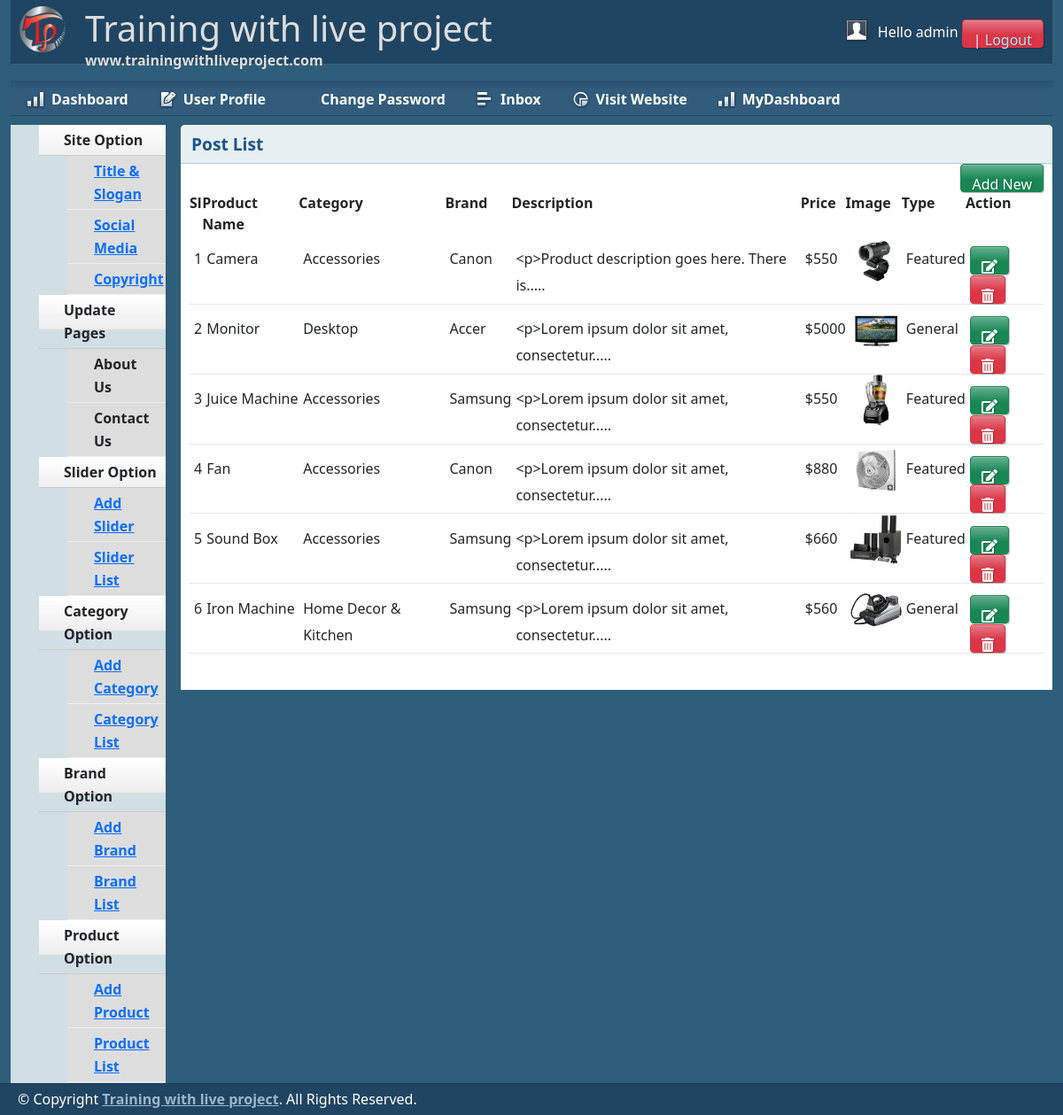
The page /admin/productlist.php (signed in) on the database its author committed.
### tables this page shows
CREATE TABLE `tbl_product` (
  `productId` int(11) NOT NULL,
  `productName` varchar(255) NOT NULL,
  `catId` int(11) NOT NULL,
  `brandId` int(11) NOT NULL,
  `body` text NOT NULL,
  `price` float NOT NULL,
  `image` varchar(255) NOT NULL,
  `type` tinyint(4) NOT NULL DEFAULT 0
);

CREATE TABLE `tbl_category` (
  `catId` int(11) NOT NULL,
  `catName` varchar(255) NOT NULL
);

CREATE TABLE `tbl_brand` (
  `brandId` int(11) NOT NULL,
  `brandName` varchar(255) NOT NULL
);

### lib/Database.php (called while the page is built, shortened)
<?php
class Database
{
    public $host   = DB_HOST;
    public $user   = DB_USER;
    public $pass   = DB_PASS;
    public $dbname = DB_NAME;
    public $link;
    private function connectDB()
    {
        $this->link = new mysqli(
            $this->host,
            $this->user,
            $this->pass,
            $this->dbname
        );
    }
    public function select($query)
    {
        $result = $this->link->query($query) or
        die($this->link->error . __LINE__);
        if ($result->num_rows > 0) {
            return $result;
        } else {
            return false;
        }
    }
}

### classes/Product.php (called while the page is built, shortened)
<?php
$filepath = realpath(dirname(__FILE__));
include_once($filepath.'/../lib/Database.php');
include_once($filepath.'/../helpers/Format.php');
 ?>
<?php
class Product
{
    private $db;
    public function __construct()
    {
        $this->db = new Database();
    }
    public function getAllProduct()
    {
        $query = "SELECT p.*, c.catName, b.brandName
                    FROM tbl_product AS p, tbl_category AS c, tbl_brand AS b
                    WHERE p.catId = c.catId AND p.brandId = b.brandId
                    ORDER BY p.productId DESC";
        $result = $this->db->select($query);
        return $result;
    }
}

### helpers/Format.php (called while the page is built, shortened)
<?php
class Format
{
    public function textShorten($text, $limit = 400)
    {
        $text = $text . " ";
        $text = substr($text, 0, $limit);
        $text = substr($text, 0, strrpos($text, ' '));
        $text = $text . ".....";
        return $text;
    }
}

### admin/productlist.php (the view, shortened to what this page needs)
<?php include 'inc/header.php';?>
<?php include 'inc/sidebar.php';?>
<?php include '../classes/Product.php'; ?>
<?php include_once '../helpers/Format.php'; ?>
<?php
$pd = new Product();
$fm = new Format();
 ?>
<div class="grid_10">
    <div class="box round first grid">
        <h2>Post List</h2>
				 <a href="productadd.php" class="btn btn-success pull-right">Add New</a>
        <div class="block">
            <table class="data display datatable" id="example">
			<thead>
				<tr>
					<th>Sl</th>
					<th>Product Name</th>
					<th>Category</th>
					<th>Brand</th>
					<th>Description</th>
					<th>Price</th>
					<th>Image</th>
					<th>Type</th>
					<th>Action</th>
				</tr>
			</thead>
			<tbody>
				<?php
                $getPd = $pd->getAllProduct();
                if ($getPd) {
                    $i=0;
                    while ($result = $getPd->fetch_assoc()) {
                        $i++; ?>
				<tr class="odd gradeX">
					<td><?php echo $i; ?></td>
					<td><?php echo $result['productName']; ?></td>
					<td><?php echo $result['catName']; ?></td>
					<td><?php echo $result['brandName']; ?></td>
					<td><?php echo $fm->textShorten($result['body'], 50); ?></td>
					<td>$<?php echo $result['price']; ?></td>
					<td><img src="<?php echo $result['image']; ?>" height="40px" width="60px"></td>
					<td>
						<?php
                        if ($result['type']==0) {
                            echo "Featured";
                        } else {
                            echo "General";
                        } ?>
						</td>
					<td><a class="btn btn-success" href="productedit.php?proid=<?php echo $result['productId']; ?>"><i class="fas fa-edit"></i></a>  <a class="btn btn-danger" onclick="return confirm('Are you sure to delete this?')" href="?delpro=<?php echo $result['productId']; ?>"><i class="fas fa-trash-alt"></i></a></td>
				</tr>
				<?php
                    }
                } ?>
			</tbody>
		</table>
       </div>
    </div>
</div>
<?php include 'inc/footer.php';?>

### admin/css/text.css (style rules this page uses)
body { font: 13px/1.5 Tahoma, Helvetica, Arial, 'Liberation Sans', FreeSans, sans-serif; }
h2 { font-size: 23px; }
p, dl, hr, h1, h2, h3, h4, h5, h6, ol, ul, pre, table, address, fieldset { margin-bottom: 20px; }

### admin/css/grid.css (style rules this page uses)
.grid_1, .grid_2, .grid_3, .grid_4, .grid_5, .grid_6, .grid_7, .grid_8, .grid_9, .grid_10, .grid_11, .grid_12, .grid_13, .grid_14, .grid_15, .grid_16 { display: inline; float: left; margin-left: 1%; margin-right: 1%; }
.container_12 .grid_10 { width: 81.333%; }

### admin/css/layout.css (style rules this page uses)
body { background: #fff none repeat scroll 0 0; color: #444; font-size: 14px; padding: 0; }
a { color: #000; font-weight:bold; text-decoration: none; }
h1, h2, h3, h4, h5, h6 { line-height:1.2em; margin-bottom:.3em; }
h2 { margin-top:1em; }
.box { background:#fff; margin-bottom:20px; padding:10px 10px 10px 10px; margin-left:-8px; }
.box.grid { padding-bottom:40px; }
.box.round { -moz-border-radius: 5px 5px 0px 0px; -webkit-border-radius: 5px 5px 0px 0px; border-radius: 5px 5px 0px 0px; }
.box h2 { font-size:1.2em; font-weight:bold; color:#1B548D; background:#E6F0F3; margin:-10px -10px 0 -10px; padding:10px 12px; border-bottom:1px solid #B3CBD6; -moz-border-radius: 5px 5px 0px 0px; -webkit-border-radius: 5px 5px 0px 0px; border-radius: 5px 5px 0px 0px; }
.box.first { min-height: 406px; }
.block { padding-top:20px; }
.block { padding-bottom:1px; }
table.display { margin: 0 auto; clear: both; width: 100%; }
tr.odd { height: 30px; line-height: 30px; border-bottom:1px solid #e6e6e6; }
tr.odd td, tr.even td { padding-left:5px; }
.btn, .btn-icon, .btn-mini { background-repeat: repeat-x; color: #FFF; font-weight: bold; display: inline-block; text-decoration: none; border-width: 1px; border-style: solid; padding: 0 15px 4px; *padding: 0 7px 4px; margin: 0; text-shadow: 1px 1px 1px rgba(0,0,0,.2); -moz-box-shadow: 1px 1px 1px rgba(0,0,0,.25); -webkit-box-shadow: 1px 1px 1px rgba(0,0,0,.25); -moz-border-radius: 4px; -webkit-border-radius: 4px; filter: progid:DXImageTransform.Microsoft.Shadow(color=#999999,direction=135,strength=2); cursor: pointer; position: relative; }
.btn, .btn-icon { background-position: 0 -80px; font-size: 12px; height: 32px; line-height: 29px; }
a.btn, a.btn-icon { height: 32px; line-height: 32px; padding-bottom: 0; }
.btn, .btn-icon, .btn-mini, .btn:visited, .btn-icon:visited, .btn-mini:visited { background-image: url(../img/bg-lite.png); background-color: #F90; border-color: #D58000; color: #FFF; }

### rows shown on the page
tbl_product: productName "Camera", catId.catName "Accessories", brandId.brandName "Canon", body "<p>Product description goes here. There is.....", price "550", image (picture), type "Featured"
tbl_product: productName "Monitor", catId.catName "Desktop", brandId.brandName "Accer", body "<p>Lorem ipsum dolor sit amet, consectetur.....", price "5000", image (picture), type "General"
tbl_product: productName "Juice Machine", catId.catName "Accessories", brandId.brandName "Samsung", body "<p>Lorem ipsum dolor sit amet, consectetur.....", price "550", image (picture), type "Featured"
tbl_product: productName "Fan", catId.catName "Accessories", brandId.brandName "Canon", body "<p>Lorem ipsum dolor sit amet, consectetur.....", price "880", image (picture), type "Featured"
tbl_product: productName "Sound Box", catId.catName "Accessories", brandId.brandName "Samsung", body "<p>Lorem ipsum dolor sit amet, consectetur.....", price "660", image (picture), type "Featured"
tbl_product: productName "Iron Machine", catId.catName "Home Decor & Kitchen", brandId.brandName "Samsung", body "<p>Lorem ipsum dolor sit amet, consectetur.....", price "560", image (picture), type "General"

### other values the page prints
Session::get('adminName') "admin"
